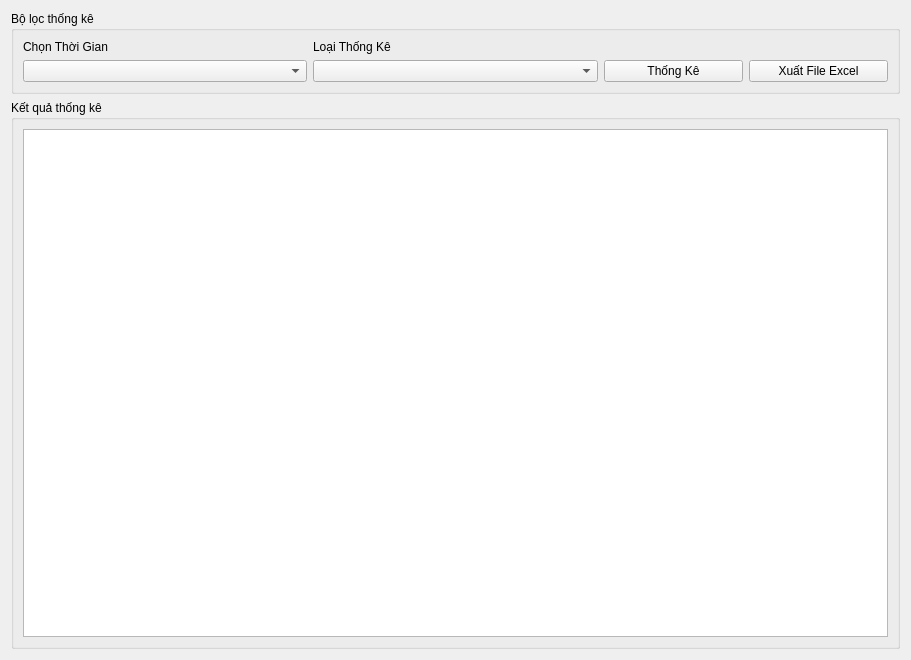
<?xml version="1.0" encoding="UTF-8"?>
<ui version="4.0">
 <class>FormThongKe</class>
 <widget class="QWidget" name="FormThongKe">
  <property name="geometry"><rect><x>0</x><y>0</y><width>911</width><height>660</height></rect></property>
  <layout class="QVBoxLayout" name="mainLayout">
   <item>
    <widget class="QGroupBox" name="groupFilter">
     <property name="maximumSize"><size><width>16777215</width><height>150</height></size></property>
     <property name="title"><string>Bộ lọc thống kê</string></property>
     <layout class="QGridLayout" name="gridLayout">
      <item row="0" column="0"><widget class="QLabel"><property name="text"><string>Chọn Thời Gian</string></property></widget></item>
      <item row="1" column="0"><widget class="QComboBox" name="cboxthoigian"/></item>
      <item row="0" column="1"><widget class="QLabel"><property name="text"><string>Loại Thống Kê</string></property></widget></item>
      <item row="1" column="1"><widget class="QComboBox" name="cboxloai"/></item>
      <item row="1" column="2">
       <layout class="QHBoxLayout">
        <item><widget class="QPushButton" name="btnthongke"><property name="text"><string>Thống Kê</string></property></widget></item>
        <item><widget class="QPushButton" name="btnxuatfile"><property name="text"><string>Xuất File Excel</string></property></widget></item>
       </layout>
      </item>
     </layout>
    </widget>
   </item>
   <item>
    <widget class="QGroupBox" name="groupResult">
     <property name="title"><string>Kết quả thống kê</string></property>
     <layout class="QVBoxLayout"><item><widget class="QTableWidget" name="tableThongKe"/></item></layout>
    </widget>
   </item>
  </layout>
 </widget>
</ui>
